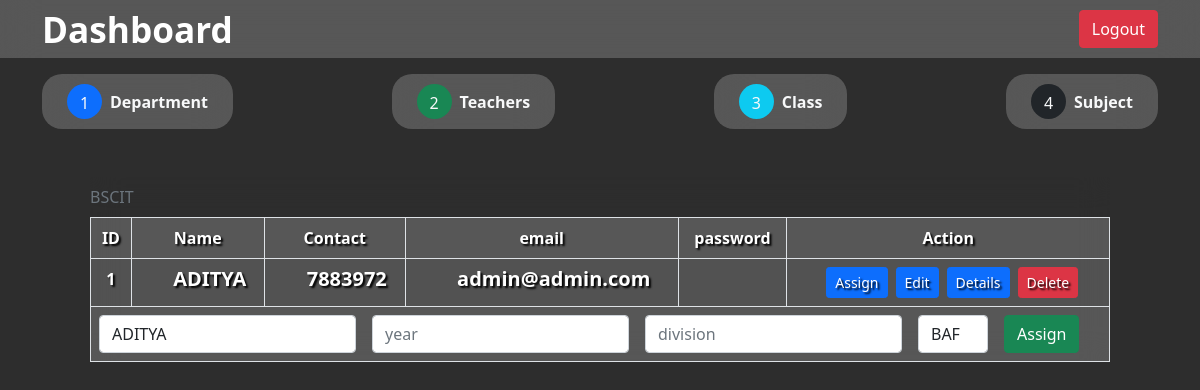
The app's page /Prospector/Teacher.php?assign=true&id=3&name=ADITYA with its own data.
### tables this page shows
CREATE TABLE `teacher` (
  `id` int(255) NOT NULL,
  `name` varchar(50) NOT NULL,
  `email` varchar(30) NOT NULL,
  `pwd` varchar(10) NOT NULL,
  `contact` int(10) NOT NULL
);

### Prospector/Teacher.php (the view, shortened to what this page needs)
<?php include "../DB/db.php" ?>
<?php
if(isset($_GET['assign'])){
$isAssign=true;
}
?>
<?php $cssFiles = "<link rel='stylesheet' href='../assets/css/student_profile.css'/>" ?>
<?php include "../includes/header.php" ?>
<div class="app">
	<?php include "../includes/navbar-Prospector_Student.php" ?>
	<div class="container">
		<?php include "../includes/Categories_Prospector.php" ?>
		<?php if(isset($teacherDetail)): ?>
			<section class="teacherDetail">
				<?php $teacherSubject=mysqli_query($con,"SELECT * FROM `subject` WHERE teacher_id=".$_GET['id']);
				while($rowSubject=mysqli_fetch_assoc($teacherSubject)):
					$srno=0;
					$teacherClass=mysqli_query($con,"SELECT * FROM `classes` WHERE id=".$rowSubject['class_id']);
					while($rowClass=mysqli_fetch_assoc($teacherClass)):
						$teacherDepartment=mysqli_query($con,"SELECT * FROM `departments` WHERE id=".$rowClass['department_id']);
						while($rowDepartment=mysqli_fetch_assoc($teacherDepartment)):?>
							<div class="table-responsive mt-5 mx-5">
								<table class="table table-striped table-hover table-bordered blurred-bg">
									<caption style="caption-side: top;"><?php echo $_GET['name']." | ".$rowDepartment['name']?></caption>
									<thead>
										<tr>
											<th>Sr.no</th>
											<th>Year</th>
											<th>Division</th>
											<th>Subject</th>
										</tr>
									</thead>
									<tbody>
										<tr>
											<td><?php echo ++$srno ?></td>
											<td>
												<h5 class="fw-bold d-flex align-items-center justify-content-center ps-4 subject"><?php echo $rowClass['year'] ?></h5>
											</td>
											<td>
												<h5 class="fw-bold d-flex align-items-center justify-content-center ps-4 subject"><?php echo $rowClass['division'] ?></h5>
											</td>
											<td>
												<h5 class="fw-bold d-flex align-items-center justify-content-center ps-4 subject"><?php echo $rowSubject['name'] ?></h5>
											</td>
										</tr>
									</tbody>
								</table>
							</div>
						<?php endwhile;
						endwhile;
				endwhile; ?>
			</section>
		<?php else:?>
			<section id="allTeacher">
				<div class="table-responsive mt-5 mx-5">
					<table class="table table-striped table-hover table-bordered blurred-bg">
						<caption style="caption-side: top;">BSCIT</caption>
						<thead>
							<tr>
								<th>ID</th>
								<th>Name</th>
								<th>Contact</th>
								<th>email</th>
								<th>password</th>
								<th>Action</th>
							</tr>
						</thead>
						<tbody>
							<?php
							$query = mysqli_query($con, "SELECT * FROM `teacher`");
							$srno = 0;
							while ($row = mysqli_fetch_assoc($query)) :
							?>
								<tr>
									<td><?php echo ++$srno ?></td>
									<td>
										<h5 class="fw-bold d-flex align-items-center justify-content-center ps-4 subject"><?php echo $row['name'] ?></h5>
									</td>
									<td>
										<h5 class="fw-bold d-flex align-items-center justify-content-center ps-4 subject"><?php echo $row['contact'] ?></h5>
									</td>
									<td>
										<h5 class="fw-bold d-flex align-items-center justify-content-center ps-4 subject"><?php echo $row['email'] ?></h5>
									</td>
									<td>
									</td>
									<td>
										<div class="d-flex justify-content-center">
											<a href="Teacher.php?assign=true&id=<?php echo $row['id'] ?>&name=<?php echo $row['name']?>" class="ms-2 btn btn-primary btn-sm">Assign</a>
											<a href="Teacher.php?edit=true&id=<?php echo $row['id'] ?>" class="ms-2 btn btn-primary btn-sm">Edit</a>
											<a href="Teacher.php?details=true&id=<?php echo $row['id'] ?>&name=<?php echo $row['name']?>" class="ms-2 btn btn-primary btn-sm">Details</a>
											<a href="Teacher.php?delete=true&id=<?php echo $row['id'] ?>" class="ms-2 btn btn-danger btn-sm">Delete</a>
										</div>
									</td>
								</tr>
							<?php endwhile; ?>
							<tr>
								<td colspan="6">
									<form method="POST" action="Teacher.php" class="d-flex">
										<div class="me-3">
											<input name="name" type="text" class="form-control" placeholder="name" aria-label="year" required value="<?php echo isset($isEditing) ? $editData['name'] : (isset($isAssign)? $_GET['name'] :'') ?>" />
										</div>
										<div class="me-3">
											<input name="<?php echo isset($isAssign)? 'year' : 'contact'?>" type="text" class="form-control" placeholder="<?php echo isset($isAssign) ? 'year' : 'contact';?>" aria-label="division" required value="<?php echo isset($isEditing) ? $editData['contact'] : '' ?>" />
										</div>
										<div class="me-3">
											<input name="<?php echo isset($isAssign)? 'division' : 'email'?>" type="text" class="form-control" placeholder="<?php echo isset($isAssign) ? 'division' : 'email';?>"" aria-label="division" required value="<?php echo isset($isEditing) ? $editData['email'] : '' ?>" />
										</div>
										<?php if(isset($isAssign)){?>
										<div class="me-3">
                                        <?php $dquery = mysqli_query($con, "SELECT * FROM `departments`;"); ?>
											<select name="department_id" class="form-control">
												<?php while ($d = mysqli_fetch_assoc($dquery)) : ?>
													<option value="<?php echo $d['id'] ?>" ?><?php echo $d['name'] ?></option>
												<?php endwhile; ?>
											</select>
										</div>
										<?php }?>
										<div class="me-3">
											<button name="<?php echo isset($isEditing) ? 'editTeacher' : (isset($isAssign)? 'assignTeacher': 'addTeacher'); ?>" type="submit" class="btn btn-success">
												<?php if (isset($isEditing)) {
													echo "Update";
												}
												elseif(isset($isAssign)){
													echo "Assign";
												}
												 else {
													echo "Add";
												} ?>
											</button>
										</div>
									</form>
								</td>
							</tr>
						</tbody>
					</table>
				</div>
			</section>
		<?php endif; ?>
	</div>
</div>
<?php include "../includes/footer.php" ?>

### assets/css/style.css (style rules this page uses)
* { margin: 0; padding: 0; box-sizing: border-box; }
.app { width: 100vw; height: 100vh; background-color: rgba(45, 45, 45); overflow-y: auto; }
h2, h5 { margin: 0; }
.subject { height: 100%; }
.blurred-bg { background: rgba(255, 255, 255, 0.2) !important; backdrop-filter: blur(15px) !important; }
.blurred-bg tr, .blurred-bg td { color: white; text-shadow: 2px 2px 2px #000; font-weight: bold; background-color: transparent; text-align: center; }

### records on screen
teacher: name "ADITYA", contact "7883972", email "admin@admin.com"

### other values on screen
form field department_id "BAF"
